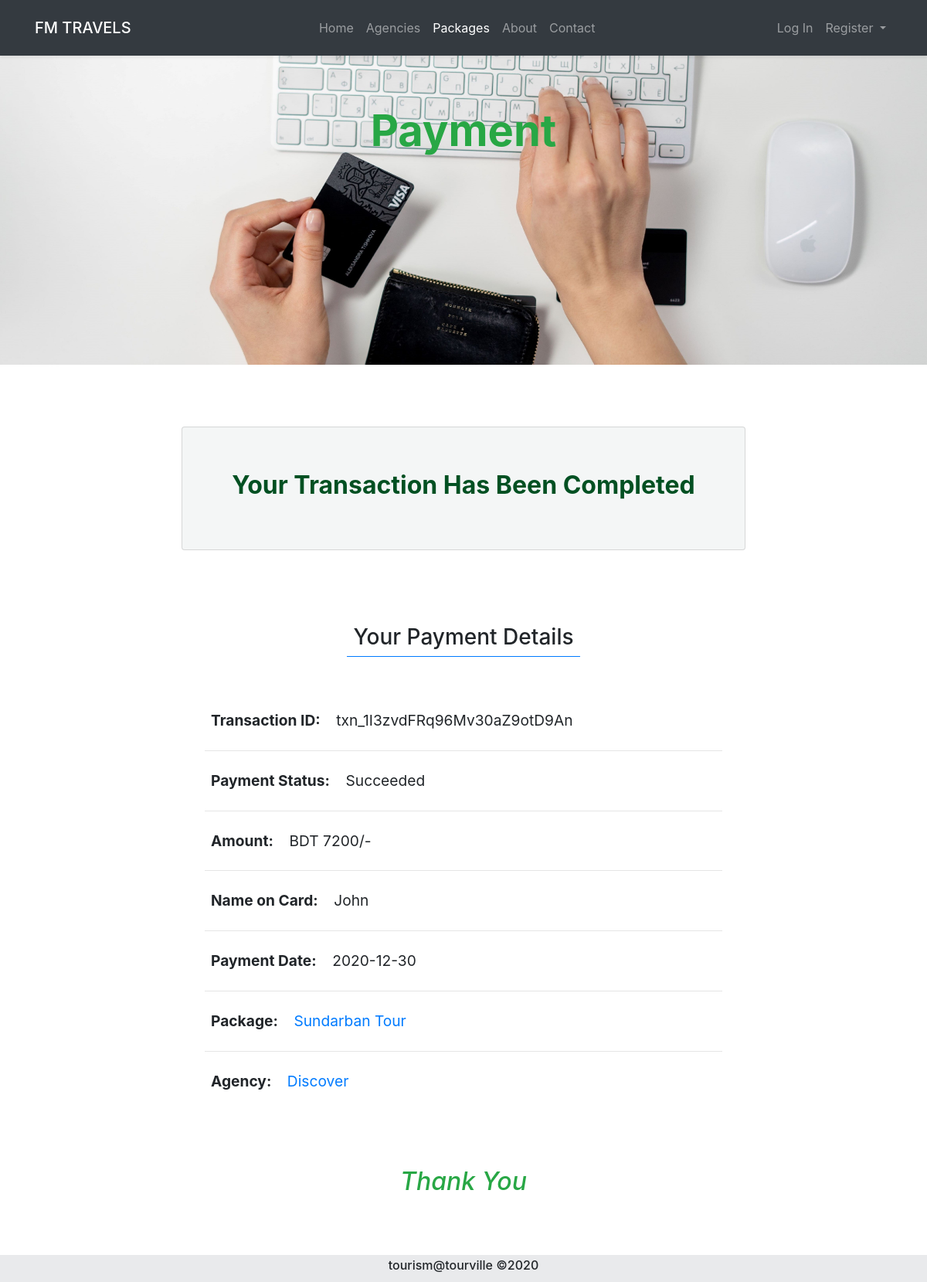
The app's page /success.php?payment_id=2 with its own data.
### tables this page shows
CREATE TABLE `payments` (
  `payment_id` int(11) NOT NULL,
  `booking_id` int(11) NOT NULL,
  `package_id` int(11) NOT NULL,
  `agency_id` int(11) NOT NULL,
  `tourist_id` int(11) NOT NULL,
  `amount` int(11) NOT NULL,
  `currency` varchar(255) NOT NULL,
  `txn_id` varchar(255) NOT NULL,
  `payment_type` varchar(255) NOT NULL,
  `payment_status` varchar(255) NOT NULL,
  `card_name` varchar(255) NOT NULL,
  `tour_status` varchar(255) NOT NULL,
  `date` date NOT NULL
);

CREATE TABLE `packages` (
  `package_id` int(11) NOT NULL,
  `agency_id` int(11) NOT NULL,
  `package_name` varchar(255) NOT NULL,
  `location` varchar(255) NOT NULL,
  `country` varchar(255) NOT NULL,
  `place_details` text NOT NULL,
  `place_images` text NOT NULL,
  `num_days` int(11) NOT NULL,
  `num_nights` int(11) NOT NULL,
  `budget_price` int(11) NOT NULL,
  `comfort_price` int(11) NOT NULL,
  `lux_price` int(11) NOT NULL,
  `budget_details` varchar(255) NOT NULL,
  `comfort_details` varchar(255) NOT NULL,
  `lux_details` varchar(255) NOT NULL,
  `booking_percentage` int(11) NOT NULL,
  `min_people` int(11) NOT NULL,
  `includes` text NOT NULL,
  `excludes` text NOT NULL,
  `optional` text NOT NULL,
  `itinerary` text NOT NULL,
  `package_status` varchar(255) NOT NULL,
  `package_date` date NOT NULL
);

CREATE TABLE `agencies` (
  `agency_id` int(11) NOT NULL,
  `agency_name` varchar(255) NOT NULL,
  `owner_firstname` varchar(255) NOT NULL,
  `owner_lastname` varchar(255) NOT NULL,
  `agency_email` varchar(255) NOT NULL,
  `agency_password` varchar(255) NOT NULL,
  `logo_image` text NOT NULL,
  `cover_image` text NOT NULL,
  `agency_contact` varchar(255) NOT NULL,
  `agency_address` varchar(255) NOT NULL,
  `agency_status` varchar(255) NOT NULL,
  `date` date NOT NULL
);

### includes/functions.php (called while the page is built, shortened)
<?php
    function readPackage($package_id){
        include 'db.php';
        $stmt = $pdo->prepare('SELECT * FROM packages WHERE package_id = :package_id');
        $stmt->execute([':package_id' => $package_id]);
        $package = $stmt->fetch(PDO::FETCH_ASSOC);
        return $package;
    }
    function readAgency($agency_id){
        include 'db.php';
        $stmt = $pdo->prepare('SELECT * FROM agencies WHERE agency_id = :agency_id');
        $stmt->execute([':agency_id'   => $agency_id ]);
        $agency = $stmt->fetch(PDO::FETCH_ASSOC);
        return $agency;
    }
?>

### success.php (the view, shortened to what this page needs)
<?php
    include 'includes/db.php';
    include 'includes/functions.php';
    include 'layouts/header.php';
    include 'layouts/navbar.php';
    if(isset($_GET['payment_id'])){
        $payment_id = $_GET['payment_id'];
        $stmt = $pdo->prepare('SELECT * FROM payments WHERE payment_id = :payment_id');
        $stmt->execute([':payment_id'   => $payment_id]);
        $payment = $stmt->fetch(PDO::FETCH_ASSOC);
    }
?>
<head>
</head>
<br><br><br>
<div class="jumbotron jumbotron-fluid package">
  <div class="container">
    <h1 class="display-4 text-center text-success font-weight-bold">
        <?php
            if(isset($_GET['payment_id'])){
                echo 'Payment';
            }
        ?>
    </h1>
  </div>
</div>
<div class="container">
    <div class="row">
        <div class="col-md-8 mx-auto">
            <div class="card my-5 effect" style="background: #F4F6F6;">
                <div class="card-body p-5">
                    <h2 class="p-2 text-center font-weight-bold" style="color: #015022;">Your Transaction Has Been Completed</h2>
                </div>
            </div>
        </div>
    </div>
    <div class="mt-5">
        <h3 class="text-center mb-5"><span class="border-bottom border-5 border-primary p-2">Your Payment Details</span></h3>
        <div class="container mt-4">
            <div class="row">
                <div class="col-md-8 mx-auto" style="font-size: 1.2rem;">
                    <div class="card" style="border: none;">
                        <div class="card-body">
                            <div class="p-2">
                                <span class="font-weight-bold mr-3">Transaction ID: </span><?php echo $payment['txn_id']; ?>
                            </div>
                            <hr>
                            <div class="p-2">
                                <span class="font-weight-bold mr-3">Payment Status: </span><?php echo ucwords($payment['payment_status']); ?>
                            </div>
                            <hr>
                            <div class="p-2">
                                <span class="font-weight-bold mr-3">Amount: </span><?php echo strtoupper($payment['currency']) ." ". $payment['amount']; ?>/-
                            </div>
                            <hr>
                            <div class="p-2">
                                <span class="font-weight-bold mr-3">Name on Card: </span><?php echo $payment['card_name']; ?>
                            </div>
                            <hr>
                            <div class="p-2">
                                <span class="font-weight-bold mr-3">Payment Date: </span><?php echo $payment['date']; ?>
                            </div>
                            <hr>
                            <div class="p-2">
                                <span class="font-weight-bold mr-3">Package: </span>
                                <?php
                                    $package = readPackage($payment['package_id']);
                                    echo '<a href="package.php?package_id='. $payment['package_id'] .'">'. ucwords($package['package_name']) .'</a>';
                                ?>
                            </div>
                            <hr>
                            <div class="p-2">
                                <span class="font-weight-bold mr-3">Agency: </span>
                                <?php
                                    $agency= readAgency($payment['agency_id']);
                                    echo '<a href="agency.php?agency_id='. $payment['agency_id'] .'">'. ucwords($agency['agency_name']) .'</a>';
                                ?>
                            </div>
                        </div>
                    </div>
                </div>
            </div>
        </div>
    </div>
    <div class="row">
        <div class="col-md-4 mx-auto">
            <div class="card mt-5" style="border: none;">
                <div class="card-body">
                    <h4 class="text-center text-success font-wight-bold font-italic" style="font-size: 2rem;">Thank You</h4>
                </div>
            </div>
        </div>
    </div>
</div>
<footer class='text-center p-1 mt-5' style="background: #E9EAEC;">
    <h6>tourism@tourville &copy;2020</h6>
</footer>
<?php
    include 'layouts/footer.php';
?>

### success.php (style rules this page uses)
.package { background-image: url("images/view/success.jpg"); background-repeat: no-repeat; background-size: cover; background-position: center center; height: 50vh; }

### records on screen
payments: txn "txn_1I3zvdFRq96Mv30aZ9otD9An", payment_status "Succeeded", currency "BDT", amount "7200", card_name "John", date "2020-12-30"
packages: package_name "Sundarban Tour"
agencies: agency_name "Discover"
